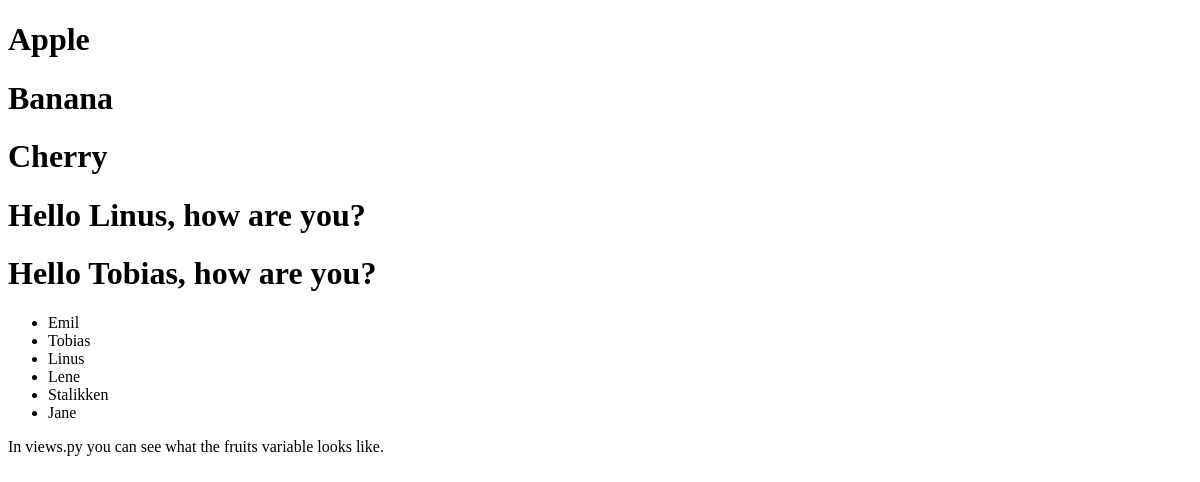
Before: /testing/ with the older database file.
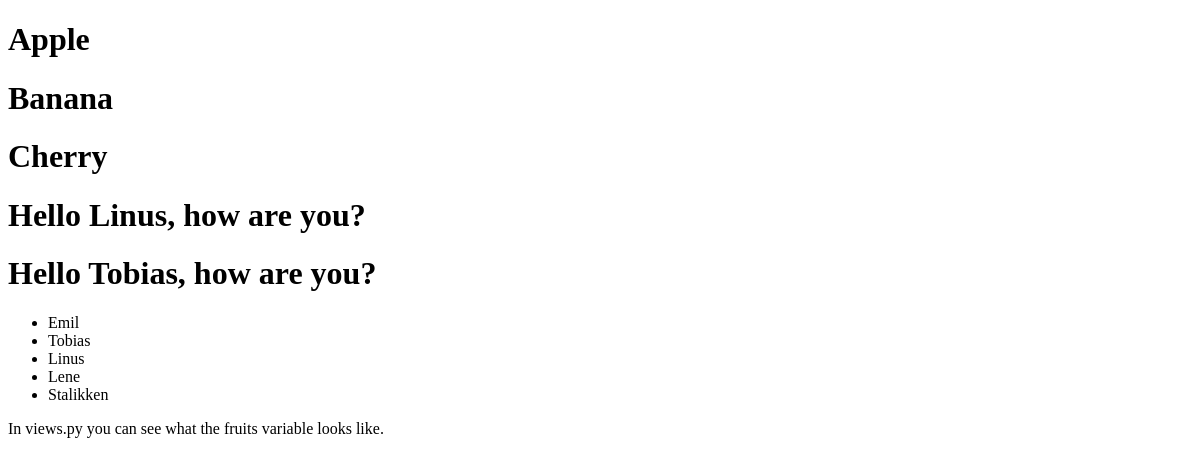
After: the same page with the newer database file.
### members/models.py (models this page shows)
class Member(models.Model):
  firstname = models.CharField(max_length=255)
  lastname = models.CharField(max_length=255)
  phone = models.IntegerField(null=True)
  joined_date = models.DateField(null=True)

### members/views.py (the view)
# urls.py: path('testing/', views.testing, name='testing'),
def testing(request):
  mymembers = Member.objects.all().values()
  template = loader.get_template('template.html')
  context = {
    'mymembers': mymembers,
    'firstname': 'Linus',
    'fruits': ['Apple', 'Banana', 'Cherry'],
  }
  return HttpResponse(template.render(context, request))

### members/templates/template.html
<!DOCTYPE html>
<html>
<body>
{% for x in fruits %}
  <h1>{{ x }}</h1>
{% endfor %}
<h1>Hello {{ firstname }}, how are you?</h1>
{% with firstname="Tobias" %}
<h1>Hello {{ firstname }}, how are you?</h1>
{% endwith %}
<ul>
  {% for x in mymembers %}
    <li>{{ x.firstname }}</li>
  {% endfor %}
</ul>
<p>In views.py you can see what the fruits variable looks like.</p>
</body>
</html>

Changed rows visible on the page:
removed Member: firstname "Jane"
